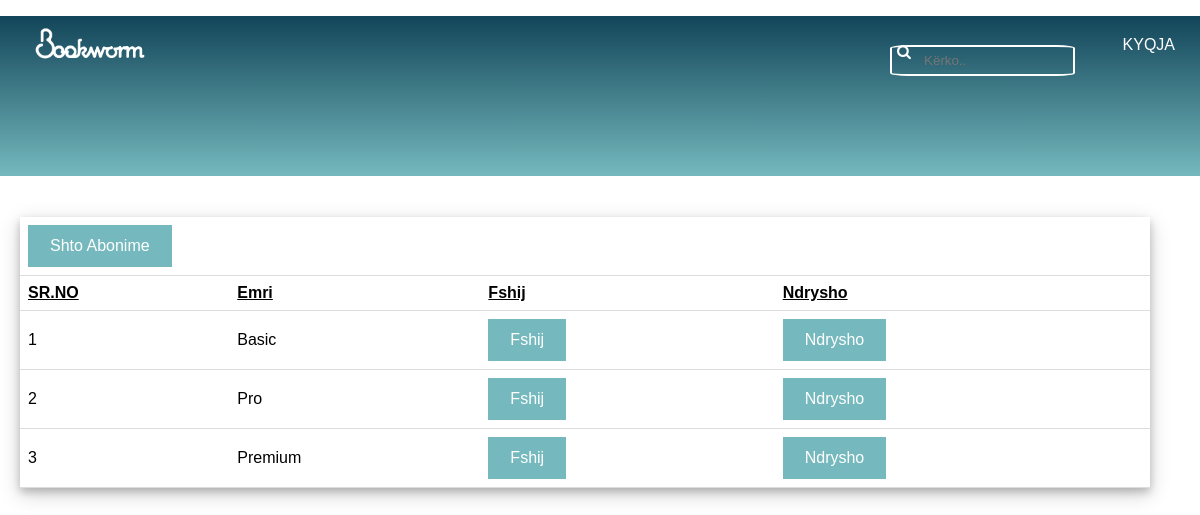
/Admin/abonimet.php, run on the app's committed database.
### tables this page shows
CREATE TABLE `abonimi` (
  `id` int(11) NOT NULL,
  `lloji` char(15) DEFAULT NULL
);

### Admin/abonimet.php (the view, shortened to what this page needs)
<?php
require ('includes/connect.php');
	$q="select * from abonimi";
	 $res=mysqli_query($conn,$q) or die("Can't Execute Query...");
	?>
<!DOCTYPE html PUBLIC "-//W3C//DTD XHTML 1.0 Strict//EN" "http://www.w3.org/TR/xhtml1/DTD/xhtml1-strict.dtd">
<html xmlns="http://www.w3.org/1999/xhtml">
<head>
<link rel="stylesheet" type="text/css" href="Style/style.css">
<link rel="stylesheet" href="path/to/font-awesome/css/font-awesome.min.css">
		<?php
		include("includes/template/admin_header.php");
		?>
</head>
<body>
		<div class="post">
			<div class="entry">
				<div class="tabela">
					<table style="width:100%" >
						<tr>
						<td colspan="9"><a class="btn" href="shto_abonime.php">Shto Abonime</a></td>
						</tr>
						<tr>
<td ><b><u>SR.NO</u></b></td>
<td ><b><u>Emri</u></b></td>
<td ><b><u>Fshij</u></b></td>
<td ><b><u>Ndrysho</u></b></td>
						</tr>
						<?php
							$count=1;
							while($row=mysqli_fetch_assoc($res))
							{
							echo '<tr>
										<td>'.$count.'
										<td>'.$row['lloji'];
 echo '<td><a class="btn" href="process_del_abonime.php?id='.$row['id'].'">Fshij</a>';
     echo     '<td><a class ="btn" href="update_abonime.php?id='.$row['id'].'">Ndrysho</a>
								</tr>';
									$count++;
							}
						?>
					</TABLE>
				</div>
			</div>
		</div>
	<div style="clear: both;">&nbsp;</div>
</body>
</html>

### Admin/Style/style.css (style rules this page uses)
body { font-family: 'Trebuchet MS', 'Lucida Sans Unicode', 'Lucida Grande', 'Lucida Sans', Arial, sans-serif; margin:0px; padding:0px; }
.tabela { padding:20px 50px 20px 20px; }
.tabela table { border-collapse: collapse; width: 100%; box-shadow: 0 4px 8px 0 rgba(0, 0, 0, 0.2), 0 6px 20px 0 rgba(0, 0, 0, 0.19); }
.tabela th, td { padding: 8px; text-align: left; border-bottom: 1px solid #ddd; }
.btn { background-color: #75b9be; color: white; border: 2px solid#75b9be; padding: 10px 20px; text-align: center; text-decoration: none; display: inline-block; }

### data on the page
abonimi: lloji "Basic"
abonimi: lloji "Pro"
abonimi: lloji "Premium"
